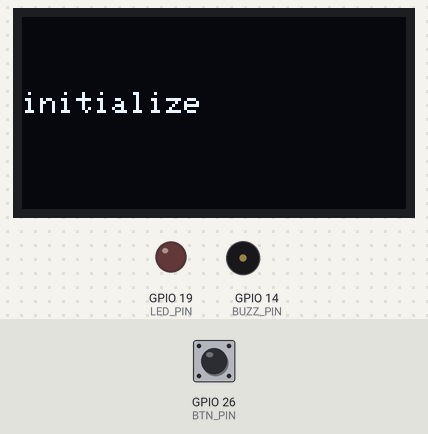
Bench run of a program on a simulated ESP32. Shown: 128×64 one-colour display, output pins drawn as LEDs (lit = HIGH), buzzer (waves = sounding). The test bench sets the inputs (shaded band); at power-on: GPIO 26 (BTN_PIN) HIGH.

Above: at 1.2 s.
1.3 s: GPIO 26 (BTN_PIN) pulled LOW for 3.2 s
At 4.3 s:
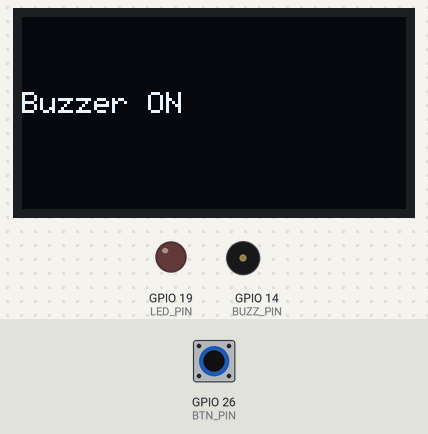
6.0 s: GPIO 26 (BTN_PIN) pulled LOW for 0.15 s
At 6.7 s:
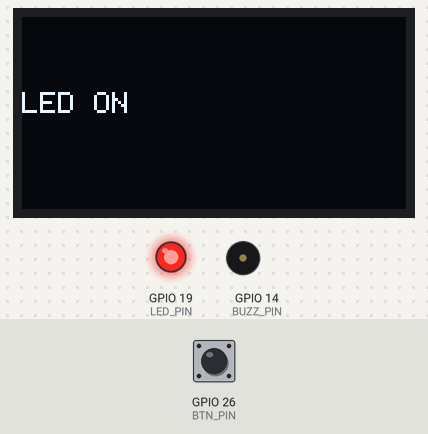
7.6 s: GPIO 26 (BTN_PIN) pulled LOW for 1 s
At 9.2 s:
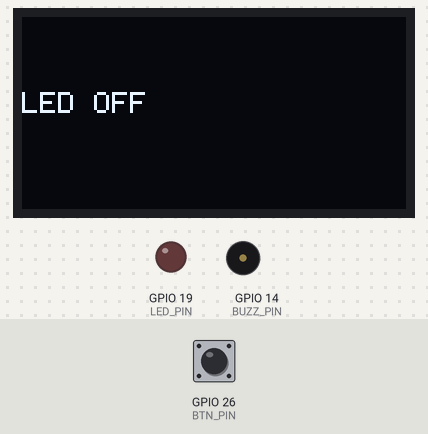
Timing chart, 0 to 10.7 s (numbered marks = the images above; inputs shaded):
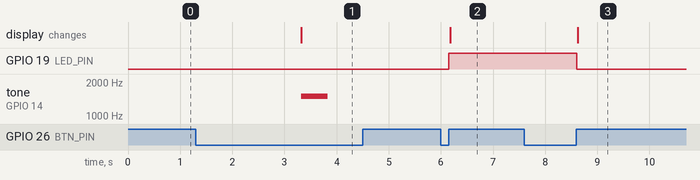

The program:

main.cpp
```cpp
#include <Wire.h>
#include <Adafruit_GFX.h>
#include <Adafruit_SSD1306.h>

#define OLED_W 128
#define OLED_H 64
Adafruit_SSD1306 screen(OLED_W, OLED_H, &Wire, -1);

#define LED_PIN 19
#define BTN_PIN 26
#define BUZZ_PIN 14

bool lightOn = false;
bool pressFlag = false;
bool holdFlag = false;
unsigned long startPress = 0;
const unsigned long holdDelay = 2000;

void showMessage(const char* text) {
  screen.clearDisplay();
  screen.setTextColor(SSD1306_WHITE);
  screen.setTextSize(1);
  screen.setCursor(0, 25);
  screen.println(text);
  screen.display();
}

void setup() {
  Serial.begin(115200);
  pinMode(LED_PIN, OUTPUT);
  pinMode(BUZZ_PIN, OUTPUT);
  pinMode(BTN_PIN, INPUT_PULLUP);
  if (!screen.begin(SSD1306_SWITCHCAPVCC, 0x3C)) while (true);
  showMessage("initialize");
}

void loop() {
  bool btnState = digitalRead(BTN_PIN);

  if (btnState == LOW && !pressFlag) {
    pressFlag = true;
    startPress = millis();
    holdFlag = false;
  }

  if (btnState == LOW && pressFlag && !holdFlag) {
    if (millis() - startPress >= holdDelay) {
      showMessage("Buzzer ON");
      tone(BUZZ_PIN, 1500);
      delay(500);
      noTone(BUZZ_PIN);
      holdFlag = true;
    }
  }

  if (btnState == HIGH && pressFlag) {
    if (!holdFlag) {
      lightOn = !lightOn;
      digitalWrite(LED_PIN, lightOn);
      if (lightOn) showMessage("LED ON");
      else showMessage("LED OFF");
    }
    pressFlag = false;
    delay(250);
  }
}
```

Measured:
- after the input at 1.3 s, tone on GPIO 14 (BUZZ_PIN): silent → 1500 Hz after 2.0 s, → silent 0.50 s later; the display: changes after 2.0 s (image 1)
- after the input at 6.0 s, GPIO 19 (LED_PIN): LOW → HIGH after 0.15 s; the display: changes after 0.18 s (image 2)
- after the input at 7.6 s, GPIO 19 (LED_PIN): HIGH → LOW after 1.0 s; the display: changes after 1.0 s (image 3)
